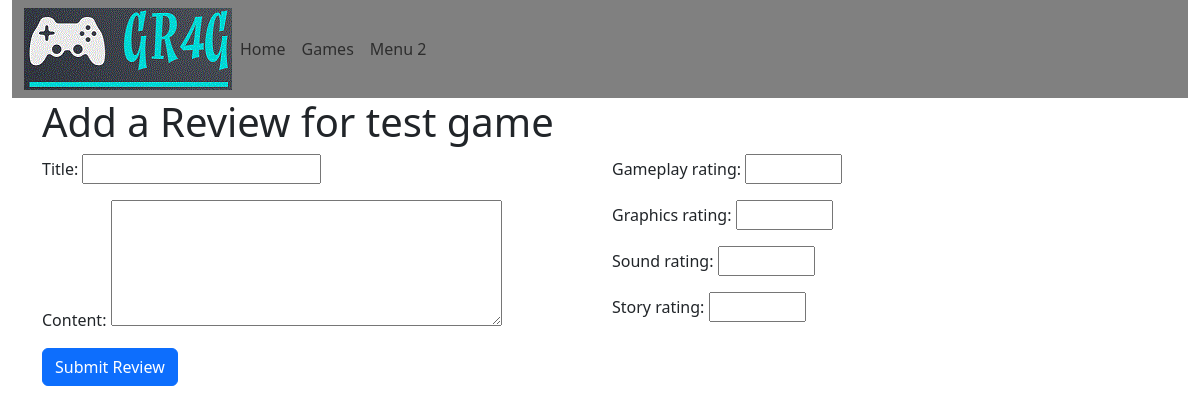
The page /create_review/1/ on the database as committed earlier.
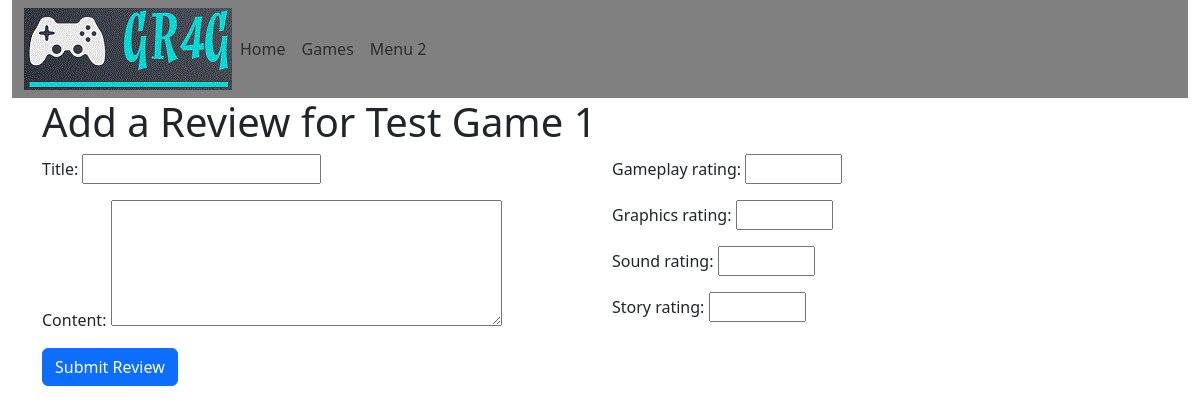
The same page on the database as committed later.
### gameReview_app/models.py (models this page shows, shortened)
class Game(models.Model):
    title = models.CharField(max_length=200)
    genre = models.ManyToManyField(Genre)
    publisher = models.ForeignKey(Publisher, on_delete=models.SET_NULL, null=True, blank=True)
    release_year = models.DateField()
    platforms = models.ManyToManyField(Platform)
    overall_rating = models.DecimalField(
        max_digits=2,
        decimal_places=1,
        null=True,
        blank=True,
    )
    cover_image = models.ImageField(upload_to='game_covers/', null=True, blank=True)

### gameReview_app/views.py (the view)
# urls.py: path('create_review/<int:game_id>/', views.create_review, name='create_review'),
def create_review(request, game_id):
    game = Game.objects.get(pk=game_id)
    if request.method == 'POST':
        review_form = ReviewForm(request.POST)
        rating_form = RatingForm(request.POST)
        if review_form.is_valid() and rating_form.is_valid():
            review = review_form.save(commit=False)
            review.game = game
            review.save()  # Save the Review instance first
            rating = rating_form.save(commit=False)
            rating.game = game
            rating.review = review
            rating.save()  # Save the Rating instance after the Review instance
            return redirect('game_detail', game_id=game_id)
    else:
        review_form = ReviewForm()
        rating_form = RatingForm()
    return render(request, 'gameReview_app/review_form.html', {
        'game': game,
        'review_form': review_form,
        'rating_form': rating_form,
    })

### gameReview_app/forms.py
class ReviewForm(forms.ModelForm):
    class Meta:
        model = Review
        exclude = ['game', 'overall_rating']
        widgets = {
            'content': forms.Textarea(attrs={'rows': 5}),  # Adjust the 'rows' attribute to control the number of visible rows
            'overall_rating': forms.NumberInput(attrs={'min': 1, 'max': 5, 'step': 0.5}),
        }

class RatingForm(forms.ModelForm):
    class Meta:
        model = Rating
        exclude = ['game', 'review', 'overall_rating']
        widgets = {
            'gameplay_rating': forms.NumberInput(attrs={'min': 1, 'max': 5, 'step': 0.5}),
            'graphics_rating': forms.NumberInput(attrs={'min': 1, 'max': 5, 'step': 0.5}),
            'sound_rating': forms.NumberInput(attrs={'min': 1, 'max': 5, 'step': 0.5}),
            'story_rating': forms.NumberInput(attrs={'min': 1, 'max': 5, 'step': 0.5}),
        }

### gameReview_app/templates/gameReview_app/review_form.html (shortened to what this page needs)
{% extends "gameReview_app/default_template.html" %}
{% block content %}
<div class="container">
    <h1>Add a Review for {{ game.title }}</h1>
    <form method="post">
        <div class="row">
            <div class="col-md-6">
                {{ review_form.as_p }}
            </div>
            <div class="col-md-6">
                {{ rating_form.as_p }}
            </div>
        </div>
        <button type="submit" class="btn btn-primary">Submit Review</button>
    </form>
</div>
{% endblock %}

Rows that differ between the two databases and show on the page:
changed Game: title "test game" → "Test Game 1"
